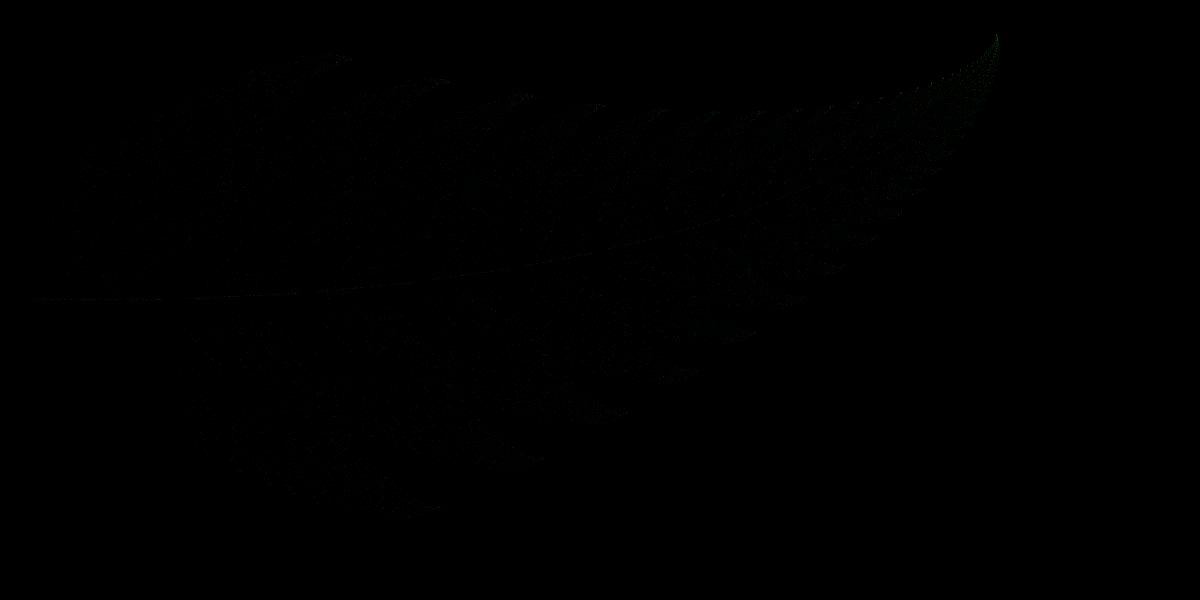
Frame 1 (no input)
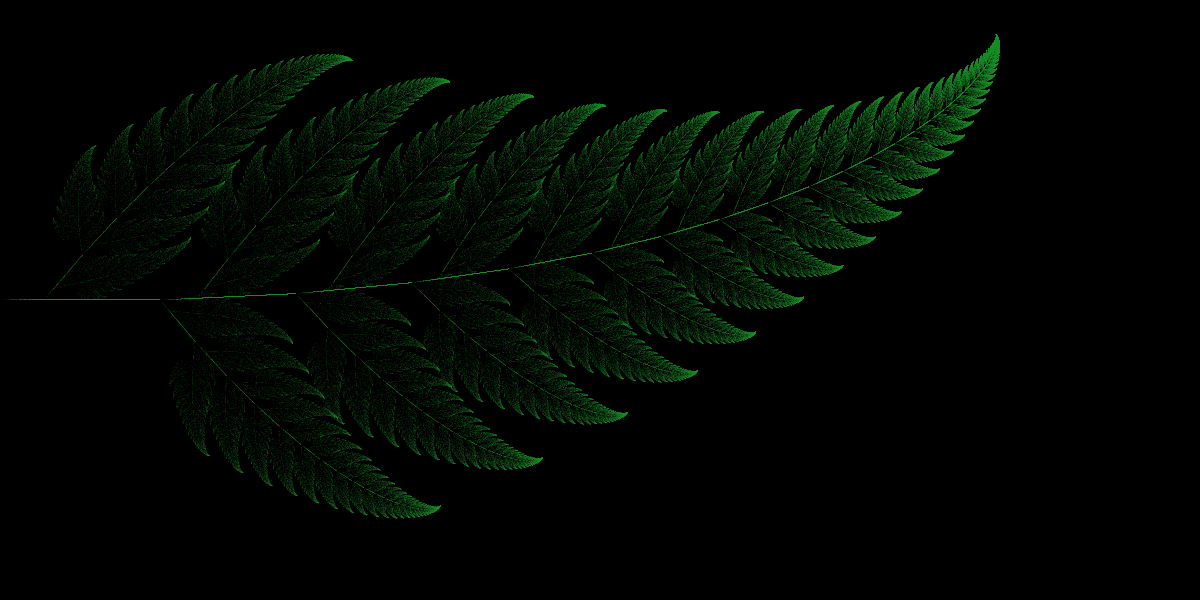
Frame 60 (the mouse pressed at the canvas centre just before this capture)
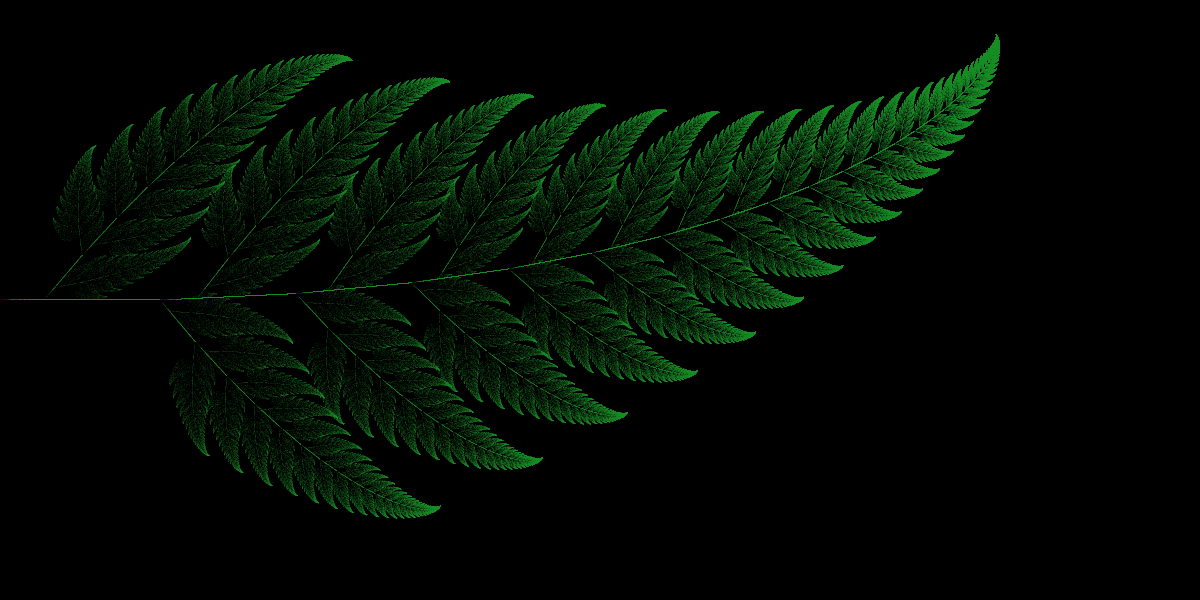
Frame 120 (the mouse held since frame 60 and released just before this capture)

The Processing sketch that drew these frames (run headless with seeded random() and noise(); from frame 60 on, the mouse is pressed at the canvas centre):

// Processing sketch: BarnsleyFern
// ── BarnsleyFern.pde
float x, y, xn, yn;
void setup() {
  size(1200, 600);
  x = 0.0;
  y = 0.0;
  xn = 0.0;
  yn = 0.0;
  background(0);
  colorMode(HSB);
  stroke(#1D9826, 100);
  strokeWeight(0.5);
}

void draw() {
  translate(0, height/2);
  rotate(-HALF_PI);
  for (int i=0; i<10000; i++) {
    float r = random(1);
    if (r < 0.01) {
      xn = 0.0;
      yn = 0.16 * y;
    } else if (r < 0.86) {
      xn = 0.85 * x + 0.04 * y;
      yn = -0.04 * x + 0.85 * y + 1.6;
    } else if (r < 0.93) {
      xn = 0.2 * x - 0.26 * y;
      yn = 0.23 * x + 0.22 * y + 1.6;
    } else {
      xn = -0.15 * x + 0.28 * y;
      yn = 0.26 * x + 0.24 * y + 0.44;
    }
    point(xn*100, yn*100);
    x = xn;
    y = yn;
  }
  if (frameCount>500) {
    noLoop();
    save("leaf.png");
    background(0);
    println("finished!");
  }
}
